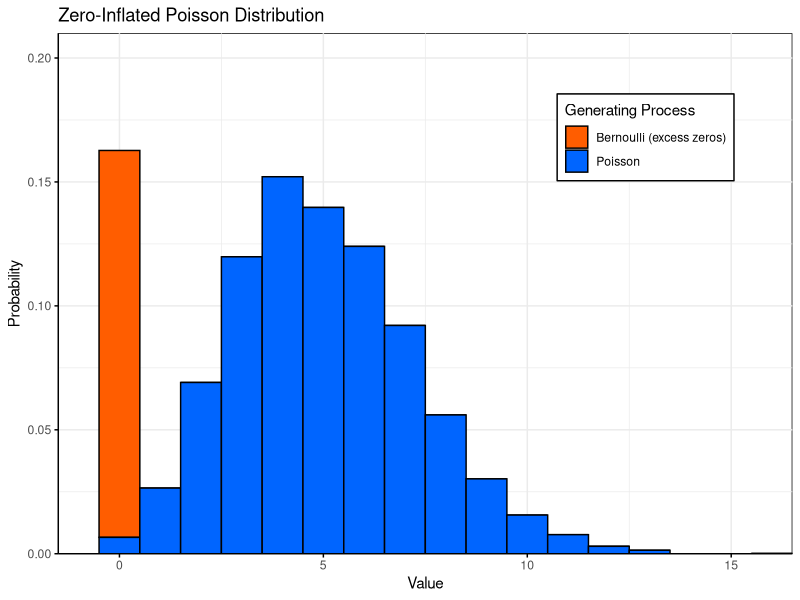

Write the R code that produced this figure.
## ---- chunk 1
library(tidyverse)
set.seed(5387)
n <- 10000
pi <- 0.15
mu <- 5
U <- rbinom(n, 1, 1 - pi)
V <- rpois(n, mu)
data <- data.frame(U, V) |> 
  mutate(Y = U * V,
         label = case_when(V == 0 ~ "Poisson",
                           (V > 0) & (U == 1) ~ "Poisson", 
                           TRUE ~ "Bernoulli (excess zeros)"))
data |> 
  data.frame() |> 
  ggplot() +
  geom_histogram(aes(x = Y, 
                     y = after_stat(count) / (sum(after_stat(count)) * after_stat(width)),
                     fill = label),
                 color = "black",
                 binwidth = 1,
                 boundary = -0.5) +
  scale_y_continuous(expand = expansion(mult = c(0, 0), 
                                        add = c(0, 0.01)),
                     name = "Probability",
                     limits = c(0, 0.2)) +
  scale_x_continuous(expand = expansion(mult = c(0, 0), 
                                        add = c(1, 0)),
                     name = "Value",
                     breaks = seq(0, 20, 5)) +
  scale_fill_manual(values = c("#ff5d00", "#0065ff"),
                    name = "Generating Process") +
  ggtitle("Zero-Inflated Poisson Distribution") + 
  theme_minimal() +
  theme(axis.line = element_line(),
        axis.ticks = element_line(),
        legend.position = "inside",
        legend.position.inside = c(0.8, 0.8),
        legend.background = element_rect(),
        panel.background = element_rect()
        )
